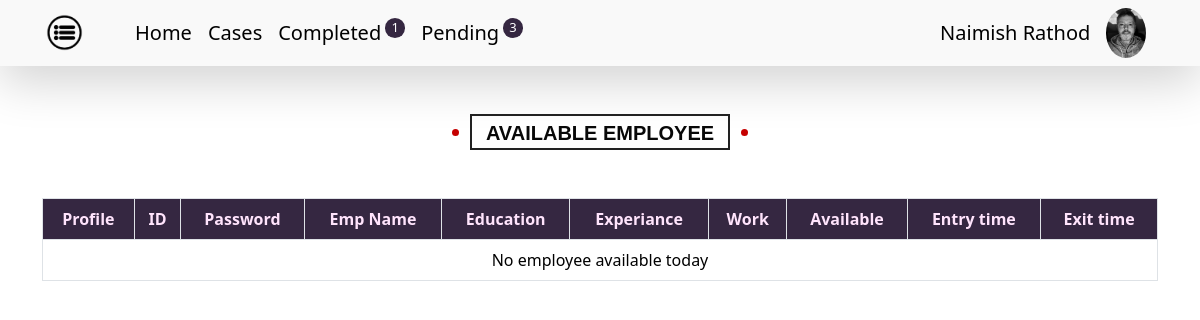
/today-employee.php (signed in), run on an earlier commit of the app's database.
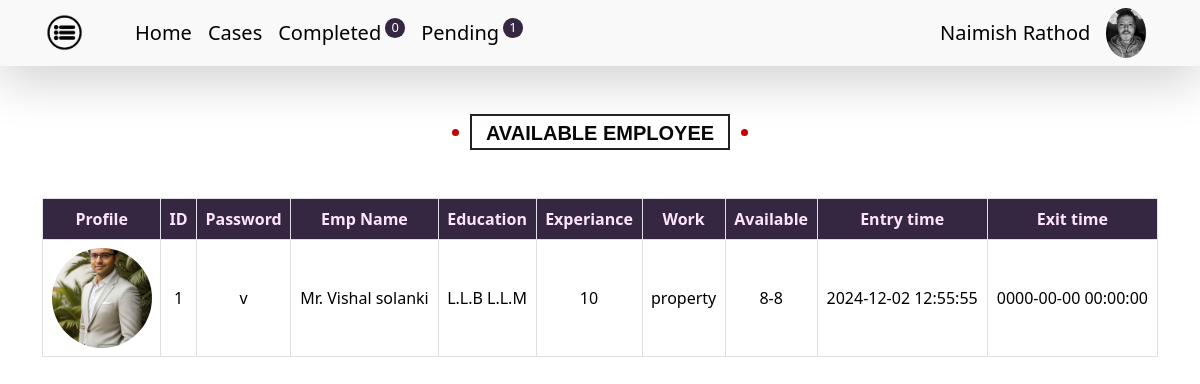
And on a later commit of the database.
### tables this page shows
CREATE TABLE `attendance` (
  `id` int(10) NOT NULL,
  `name` varchar(30) NOT NULL,
  `entry` timestamp NOT NULL DEFAULT current_timestamp(),
  `quit` timestamp NOT NULL DEFAULT '0000-00-00 00:00:00'
);

### today-employee.php (the view)
<?php include 'header.php';
$comp = $conn->prepare("SELECT
                *
            FROM
                `all-adv`
            INNER JOIN `attendance` ON `attendance`.`id` = `all-adv`.`id`
            WHERE
                DATE(`attendance`.`entry`) = ?");
$comp->bind_param("s",$curdate );
$comp->execute();
$compRes = $comp->get_result();
if ($compRes->num_rows > 0) {
    $rows = $compRes->fetch_all(MYSQLI_ASSOC);
} else {
    $rows = [];
}
?>
	<div class="thirteen emp-head mt-5">
	  <h1>Available employee</h1>
	</div>
<div class="container mt-5">
    <table class="table table-bordered">
        <thead class="text-center">
            <tr>
                <th class="table-head-col">Profile</th>
                <th class="table-head-col">ID</th>
                <th class="table-head-col">Password</th>
                <th class="table-head-col">Emp Name</th>
                <th class="table-head-col">Education</th>
                <th class="table-head-col">Experiance</th>
                <th class="table-head-col">Work</th>
                <th class="table-head-col">Available</th>
                <th class="table-head-col">Entry time</th>
                <th class="table-head-col">Exit time</th>
            </tr>
        </thead>
        <tbody class="text-valign text-center">
            <?php if (!empty($rows)) { ?>
                <?php foreach ($rows as $row) { ?>
                    <tr>
                        <td><img alt="profile" src="<?php echo htmlspecialchars($row['user_img_src']); ?>" class="user-img-tab"></td>
                        <td><?php echo htmlspecialchars($row['id']); ?></td>
                        <td><?php echo htmlspecialchars($row['pwd']); ?></td>
                        <td><?php echo htmlspecialchars($row['name']); ?></td>
                        <td><?php echo htmlspecialchars($row['edu']); ?></td>
                        <td><?php echo htmlspecialchars($row['exp']); ?></td>
                        <td><?php echo htmlspecialchars($row['work']); ?></td>
                        <td><?php echo htmlspecialchars($row['available']); ?></td>
                        <td><?php echo htmlspecialchars($row['entry']); ?></td>
                        <td><?php echo htmlspecialchars($row['quit']); ?></td>
                    </tr>
                <?php } ?>
            <?php } else { ?>
                <tr>
                    <td colspan="10" class="text-center">No employee available today</td>
                </tr>
            <?php } ?>
        </tbody>
    </table>
</div>

### header.php (shortened to what this page needs)
<?php
include 'connection.php';
$stmt = $conn->prepare("SELECT * FROM `adv-nr`");
$stmt->execute();
$res = $stmt->get_result();
$row = $res->fetch_assoc();
$curdate = date('Y-m-d');
$qryWork = "SELECT * FROM `work-data`";
$stmtWork = $conn->prepare($qryWork);
$stmtWork->execute();
$resWork = $stmtWork->get_result();
$workData = $resWork->fetch_all(MYSQLI_ASSOC);
$ntfyCountPend = 0;
$ntfyCountDone = 0;
foreach ($workData as $workRow) {
    if ($workRow['status'] === 'pending') {
        $ntfyCountPend++;
    } else {
        $ntfyCountDone++;
    }
}
?>
<!DOCTYPE html>
<html lang="en">
<head>
    <link href="https://cdn.jsdelivr.net/npm/bootstrap@5.3.3/dist/css/bootstrap.min.css" rel="stylesheet">
    <link rel="stylesheet" type="text/css" href="css/index-style.css">
</head>
<body>
    <div class="container-fluid navbar-col shadow-lg">
        <nav class="navbar navbar-expand-sm container">
        <div class="container-fluid float-end">
            <ul class="navbar-nav nav-text">
                <li class="nav-item me-3">
                    <img src="img/munu.png" class="menu-img" data-bs-toggle="offcanvas" data-bs-target="#demo">
                </li>
                <li class="nav-item ms-4">
                    <a href="index.php" class="nav-link fs-5">Home</a>
                </li>
                <li class="nav-item">
                    <li  class="nav-item">
                     <a href="cases.php" class="nav-link fs-5">Cases</a>
                </li>
                </li>
                <li class="nav-item">
                    <a href="complate-case.php" class="nav-link fs-5">Completed<span class="ntfy"><?php echo htmlspecialchars($ntfyCountDone); ?></span></a>
                </li>
                <li class="nav-item">
                    <a href="pending-case.php" class="nav-link fs-5">Pending<span class="ntfy"><?php echo htmlspecialchars($ntfyCountPend); ?></span></a>
                </li>
            </ul>
        </div>
        <span class="uname me-3"><?php echo htmlspecialchars($row['name']); ?></span>
        <img alt="profile" src="<?php echo htmlspecialchars($row['user_img_src']); ?>" class="user_img me-4">
    </nav>
    </div>

What changed in the data, as far as the page shows it:
now on this page (row edited): all-adv: user_img_src (picture), attendance.id "1", pwd "v", attendance.name "Mr. Vishal solanki", edu "L.L.B L.L.M", exp "10", work "property", available "8-8", attendance.entry "2024-12-02 12:55:55", attendance.quit "0000-00-00 00:00:00"
Also different on the page:
$ntfyCountDone: "1" → "0"
$ntfyCountPend: "3" → "1"
text no longer shown: "No employee available today"
